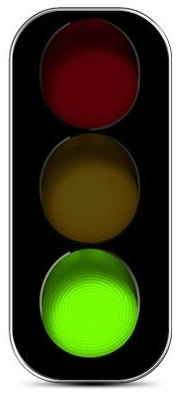
%> input picture 3.jpg, 186 x 399 px
$ octave threshold.m   (GNU Octave 9; MATLAB toolbox functions it lacks are replaced by stand-ins)
%> lines starting %> are read from the running program, lines starting %| are printed output that depends on the picture; in (x1, y1, x2, y2) boxes, pixels count from 0 and x2, y2 are one past the last pixel; in counts of white or black regions, pixels touching at a corner belong together; the program's own positions count from 1
img = imread('3.jpg');
%> img is the input picture: size 399x186x3 uint8; mean R, G, B 87.1, 88.9, 62.6
img = rgb2gray(img);
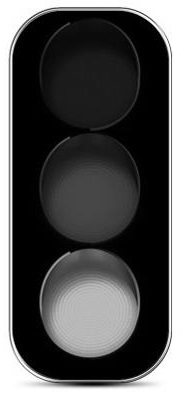
%> img: size 399x186 uint8; min 0, max 255, mean 85.3
thresholdvalue = graythresh(img);
%> thresholdvalue = 0.486
img = im2bw(img,thresholdvalue);
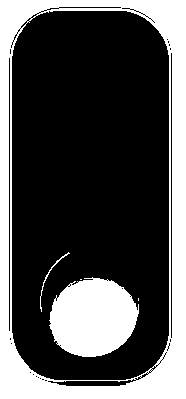
%> img: size 399x186 logical; 30.7% white; 5 white regions (2 under 20 px), largest, box (x1, y1, x2, y2) and area: (0, 0, 186, 399) 17291, (49, 277, 139, 357) 5424, (40, 252, 70, 312) 96
imshow(img);

$ run again, with I1.jpg copied over 3.jpg
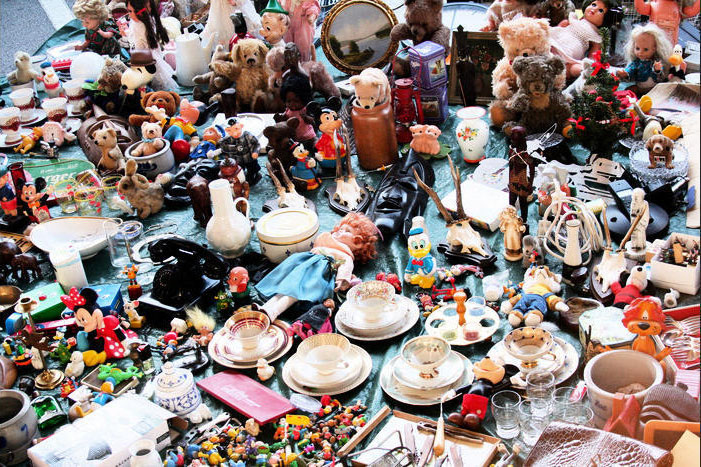
%> input picture I1.jpg, 701 x 467 px
%> img is the input picture: size 467x701x3 uint8; mean R, G, B 142.4, 127.9, 124
%> `img = rgb2gray(img);`:
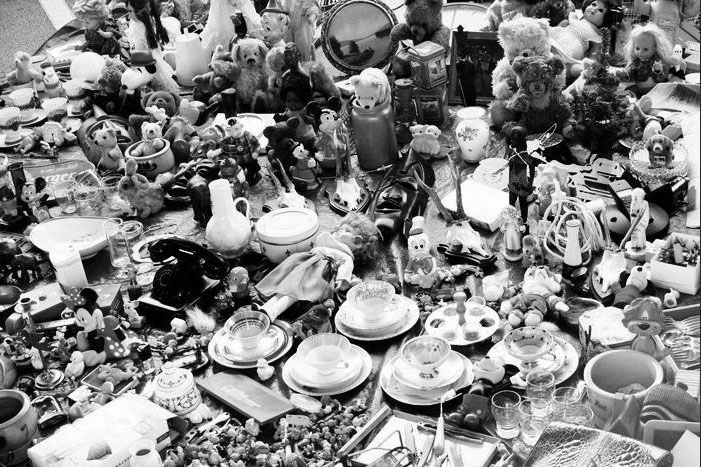
%> img: size 467x701 uint8; min 0, max 255, mean 131.8
%> thresholdvalue = 0.494
%> `img = im2bw(img,thresholdvalue);`:
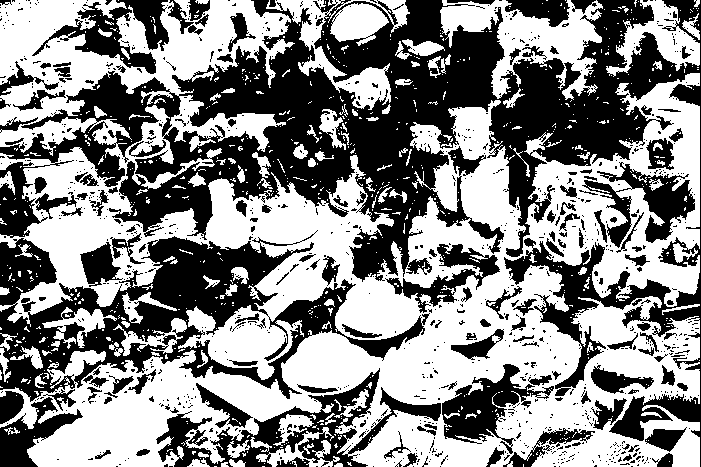
%> img: size 467x701 logical; 53.6% white; 1044 black regions (896 under 20 px), largest, box (x1, y1, x2, y2) and area: (0, 0, 701, 467) 82933, (0, 230, 430, 402) 24443, (156, 368, 441, 467) 7372
